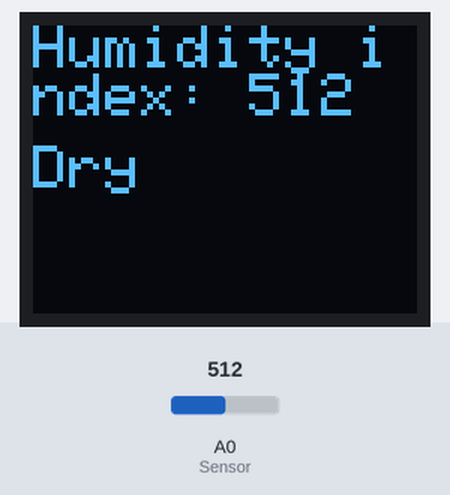
Recording of a sketch running on a simulated Arduino Uno, built with avr-gcc and run on an emulated ATmega328P. Shown: 64×48 one-colour display. Inputs (shaded band) come from the test bench; at power-on: A0 (Sensor) = 512. What the sketch prints to the serial monitor is not drawn.

Above: at 1.2 s.
1.3 s: A0 (Sensor) set to 716
At 1.9 s:
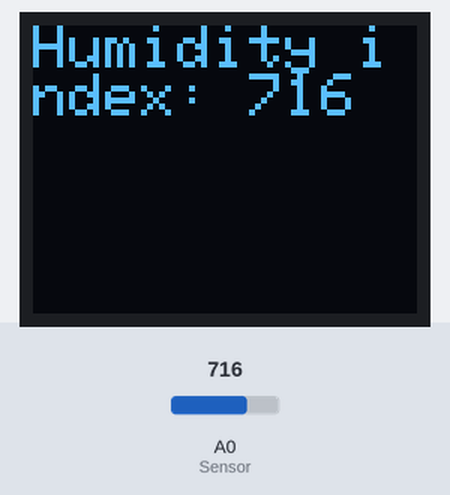
2.9 s: A0 (Sensor) set to 900
At 4.2 s:
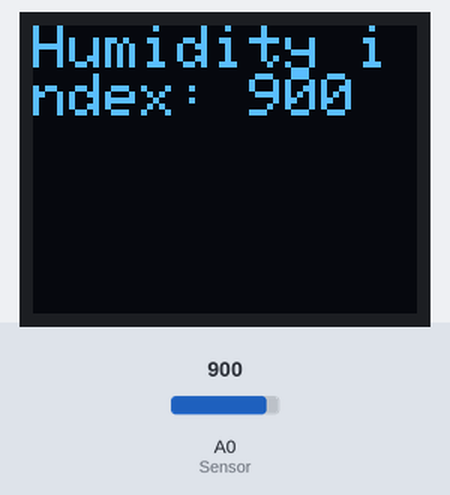
4.5 s: A0 (Sensor) set to 1023
At 5.4 s:
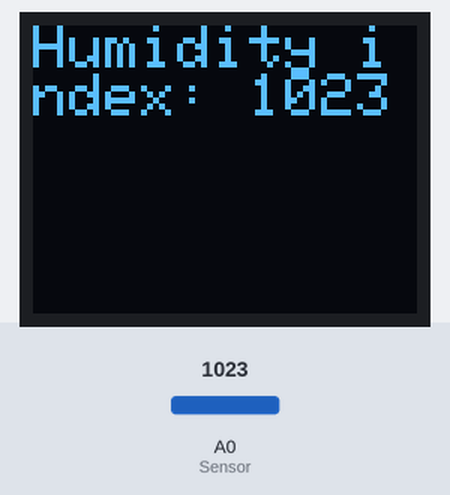
Timing chart, 0 to 7.5 s (numbered marks = the images above; inputs shaded):
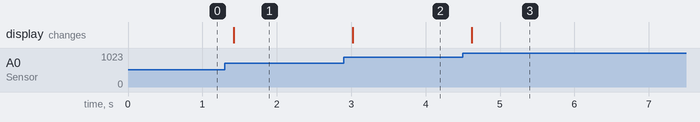

Measured:
- after the input at 1.3 s, the display: changes after 0.12 s (image 1)
- after the input at 2.9 s, the display: changes after 0.12 s (image 2)
- after the input at 4.5 s, the display: changes after 0.12 s (image 3)

The sketch:

OLED_MoistureIndex.ino
```cpp
// (licence header left out)
/***********Notice and Trouble shooting***************
 1.Connection and Diagram can be found here: https://www.dfrobot.com/wiki/index.php?title=Capacitive_Soil_Moisture_Sensor_SKU:SEN0193
 2.This code is tested on Arduino Uno.
 3.Sensor is connect to Analog 0 port.
 ****************************************************/
#include <Wire.h>  // Include Wire if you're using I2C

#include <SFE_MicroOLED.h>  // Include the SFE_MicroOLED library
//#define BLYNK_PRINT Serial
//#include <ESP8266_Lib.h>
//#include <BlynkSimpleShieldEsp8266.h>
const int AirValue = 650;   //you need to replace this value with Value_1
const int WaterValue = 350;  //you need to replace this value with Value_2
int intervals = (AirValue - WaterValue)/4;
int soilMoistureValue = 0;
volatile int  pinValue   = 0;

#define PIN_RESET 255  //

#define DC_JUMPER 0  // I2C Addres: 0 - 0x3C, 1 - 0x3D
MicroOLED oled(PIN_RESET, DC_JUMPER);  // I2C Example
//char auth[] = "a254c8e7d58041e892b65b391e279927";

void setup() {
  Serial.begin(9600); // open serial port, set the baud rate to 9600 bps
  oled.begin();     // Initialize the OLED

  oled.clear(PAGE); // Clear the display's internal memory

  oled.clear(ALL);  // Clear the library's display buffer

  oled.display();   // Display what's in the buffer (splashscreen)
 // Blynk.begin(auth);
}
void loop() {
soilMoistureValue = analogRead(A0);  //put Sensor insert into soil
oled.clear(PAGE);  // Clear the buffer
oled.setCursor(0, 0);
oled.print("Humidity index: ");          // Print "A0"
oled.setFontType(12);         // 7-segment font
oled.print(soilMoistureValue);  // Print a0 reading
oled.setCursor(0, 20);
if(soilMoistureValue > WaterValue && soilMoistureValue < (WaterValue + intervals))
{
  Serial.println("Very Wet");
  oled.print("Very Wet");          // Print "A0"
}
else if(soilMoistureValue > (WaterValue + intervals) && soilMoistureValue < (WaterValue + 2*intervals))
{
  Serial.println("Wet");
  oled.print("Wet");
}
else if(soilMoistureValue < WaterValue + 3*intervals && soilMoistureValue > (WaterValue + 2*intervals))
{
  Serial.println("Dry");
  oled.print("Dry");
}
else if(soilMoistureValue < WaterValue + 4*intervals && soilMoistureValue > (WaterValue + 3*intervals))
{
  Serial.println("Very Dry");
  oled.print("Very Dry");
}
oled.display(); //  Draw the memory buffer
//Blynk.virtualWrite(0, soilMoistureValue);
//Blynk.run();
delay(100);
}
```
